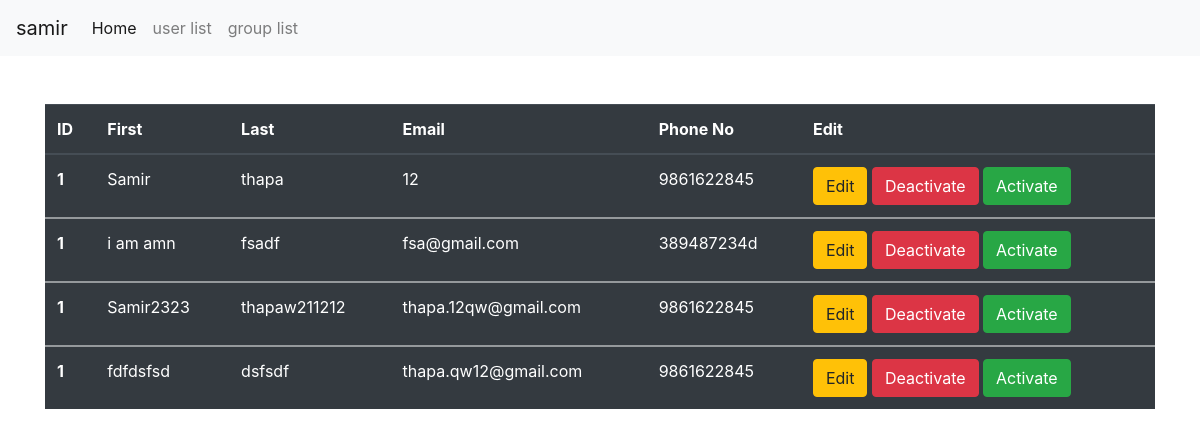
The page /user/ on the database as committed earlier.
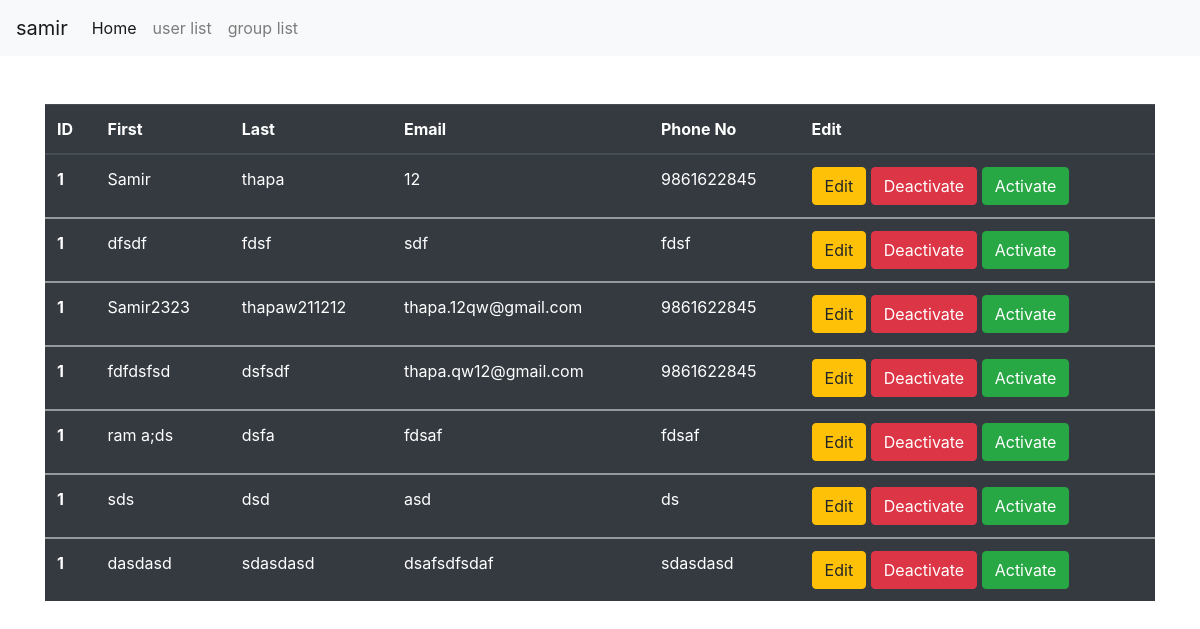
The same page on the database as committed later.
### dj_app/models.py (models this page shows, shortened)
class User(models.Model):
    first_name = models.CharField(max_length=20, null=True)
    last_name = models.CharField(max_length=20, null=True)
    phone_no = models.CharField(max_length=10, null=True)
    email = models.CharField(max_length=20, null=True)

### dj_app/views.py (the view)
# urls.py: path("user/", views.user, name="user"),
def user(request):  # this admin may cause error in future
    user_data = User.objects.all()
    return render(request, 'user.html', {"aa": user_data})

### templates/user.html (shortened to what this page needs)
{% extends 'base.html' %} {% block main %} {% include 'navbar.html' %}
<div class="container">
  <br />
  <br />
  <table class="table table-dark">
    <thead>
      <tr>
        <th scope="col">ID</th>
        <th scope="col">First</th>
        <th scope="col">Last</th>
        <th scope="col">Email</th>
        <th scope="col">Phone No</th>
        <th scope="col">Edit</th>
      </tr>
    </thead>
    <tbody>
      {% for i in aa %}
      <tr>
        <th scope="row">1</th>
        <td>{{i.first_name}}</td>
        <td>{{i.last_name}}</td>
        <td>{{i.email}}</td>
        <td>{{i.phone_no}}</td>
        <td>
          <form method="POST" action="{% url 'edit' i.id %}" class="d-inline">
            <button type="submit" class="btn btn-warning">Edit</button>
          </form>
          <form method="POST" action="" class="d-inline">
            <button type="submit" class="btn btn-danger">Deactivate</button>
          </form>
          <form method="POST" action="" class="d-inline">
            <button type="submit" class="btn btn-success">Activate</button>
          </form>
        </td>
      </tr>
    </tbody>
    {% endfor %}
  </table>
</div>
{% endblock main %}

### templates/base.html (shortened to what this page needs)
<!DOCTYPE html>
<html lang="en">
  <head>
    <link
      rel="stylesheet"
      href="https://cdn.jsdelivr.net/npm/bootstrap@4.5.3/dist/css/bootstrap.min.css"
    />
  </head>
  <body>
    {% block main %} {% endblock main %}
  </body>
</html>

### templates/navbar.html (shortened to what this page needs)
<nav class="navbar navbar-expand-lg navbar-light bg-light">
  <a class="navbar-brand" href="#">samir</a>
  <div class="collapse navbar-collapse" id="navbarNav">
    <ul class="navbar-nav">
      <li class="nav-item active">
        <a class="nav-link" href="{% url 'home' %}"
          >Home <span class="sr-only">(current)</span></a
        >
      </li>
      <li class="nav-item">
        <a class="nav-link" href="{% url 'user' %}">user list</a>
      </li>
      <li class="nav-item">
        <a class="nav-link" href="{%url 'group'%}">group list</a>
      </li>
    </ul>
  </div>
</nav>

Rows that differ between the two databases and show on the page:
changed User: first_name "i am amn" → "dfsdf"; last_name "fsadf" → "fdsf"; email "fsa@gmail.com" → "sdf"; phone_no "389487234d" → "fdsf"
added User: first_name "ram a;ds", last_name "dsfa", email "fdsaf", phone_no "fdsaf"
added User: first_name "sds", last_name "dsd", email "asd", phone_no "ds"
added User: first_name "dasdasd", last_name "sdasdasd", email "dsafsdfsdaf", phone_no "sdasdasd"
